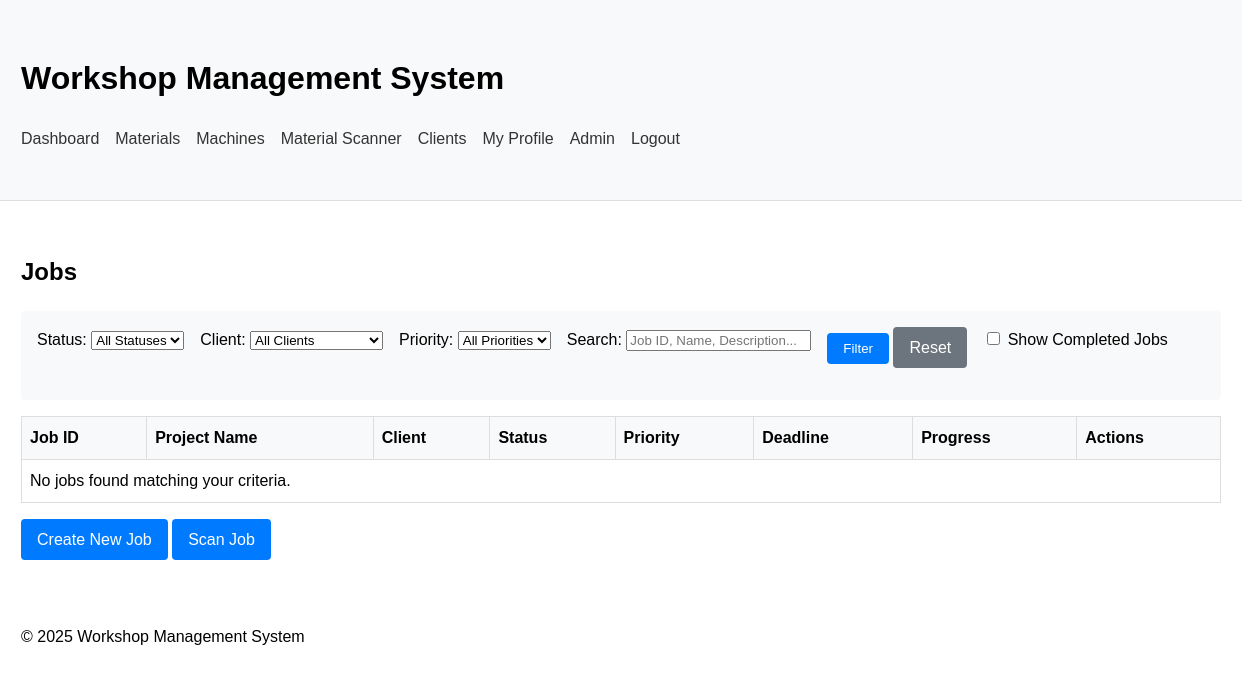
/jobs/ (signed in), run on an earlier commit of the app's database.
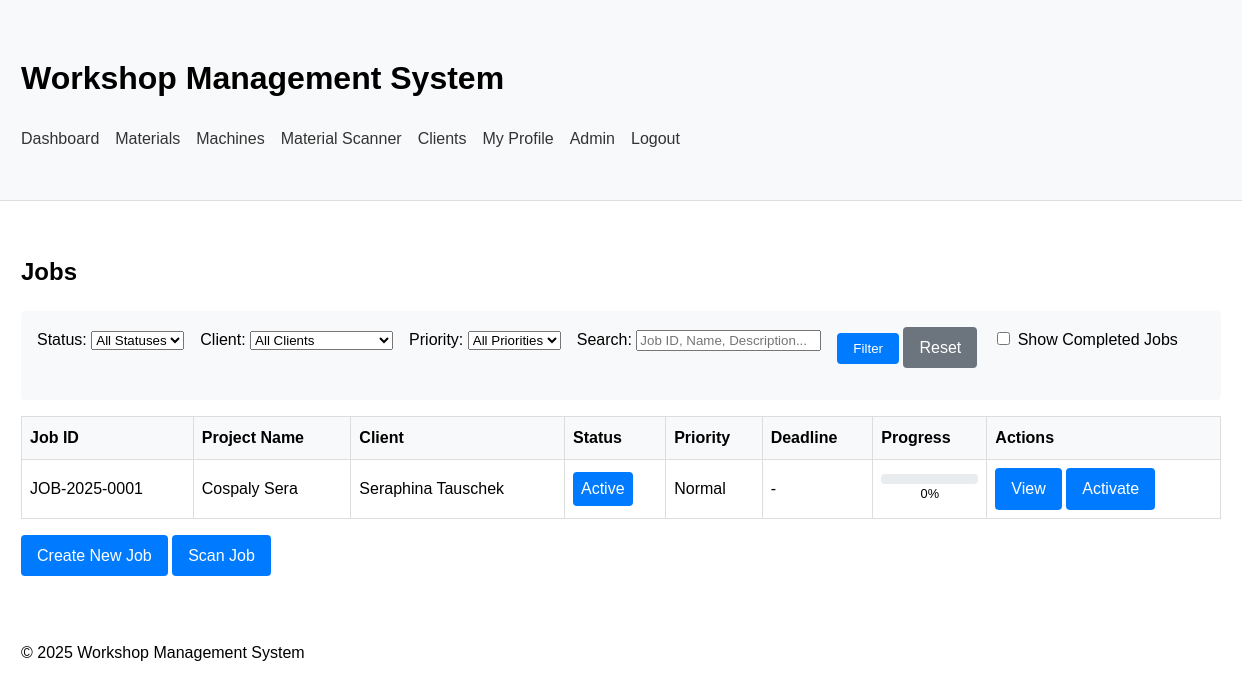
And on a later commit of the database.
### workshop_app/models/job.py (models this page shows, shortened)
class Job(models.Model):
    job_id = models.CharField(max_length=15, unique=True)
    project_name = models.CharField(max_length=100)
    client = models.ForeignKey(Client, on_delete=models.CASCADE, related_name='jobs', null=True, blank=True)
    contact_person = models.ForeignKey(ContactPerson, on_delete=models.SET_NULL, null=True, blank=True)
    description = models.TextField(blank=True)
    created_date = models.DateTimeField(default=timezone.now)
    created_by = models.ForeignKey(User, on_delete=models.SET_NULL, null=True, related_name='created_jobs')
    status = models.ForeignKey(JobStatus, on_delete=models.PROTECT, related_name='jobs', default=get_default_status)
    percent_complete = models.IntegerField(default=0, help_text="0-100")
    PRIORITY_CHOICES = [
        ('low', 'Low'),
        ('normal', 'Normal'),
        ('high', 'High'),
        ('urgent', 'Urgent')
    ]
    priority = models.CharField(max_length=10, choices=PRIORITY_CHOICES, default='normal')
    start_date = models.DateField(null=True, blank=True)
    end_date = models.DateField(null=True, blank=True)
    deadline = models.DateField(null=True, blank=True)
    expected_completion = models.DateField(null=True, blank=True)
    is_personal = models.BooleanField(default=False, help_text="Personal job for an operator")
    is_general = models.BooleanField(default=False, help_text="General workshop job")
    owner = models.ForeignKey(User, on_delete=models.CASCADE, null=True, blank=True,
                              related_name='personal_jobs', help_text="Owner for personal jobs")
    qr_code = models.ImageField(upload_to='qr_codes/jobs/', blank=True)
    class Meta:
        ordering = ['-created_date']

class JobStatus(models.Model):
    name = models.CharField(max_length=50, unique=True)
    description = models.TextField(blank=True)
    color_code = models.CharField(max_length=7, default="#cccccc", help_text="Hex color code like #ff0000")
    order = models.IntegerField(default=0, help_text="Order for display")
    class Meta:
        ordering = ['order', 'name']
        verbose_name_plural = "Job Statuses"

### workshop_app/models/client.py (models this page shows, shortened)
class Client(models.Model):
    CLIENT_TYPES = [
        ('company', 'Company'),
        ('individual', 'Individual'),
    ]
    STATUS_CHOICES = [
        ('active', 'Active'),
        ('inactive', 'Inactive'),
        ('prospect', 'Prospect'),
        ('former', 'Former'),
    ]
    client_id = models.CharField(max_length=20, unique=True, help_text="Unique client identifier")
    name = models.CharField(max_length=100, help_text="Company or individual name")
    type = models.CharField(max_length=10, choices=CLIENT_TYPES, default='company')
    industry = models.CharField(max_length=100, blank=True, help_text="Category of client's business")
    reference_source = models.CharField(max_length=100, blank=True, help_text="How the client found us")
    notes = models.TextField(blank=True, help_text="General notes about the client")
    status = models.CharField(max_length=10, choices=STATUS_CHOICES, default='active')
    created_date = models.DateTimeField(default=timezone.now)
    last_updated = models.DateTimeField(auto_now=True)
    primary_email = models.EmailField(blank=True)
    secondary_email = models.EmailField(blank=True)
    phone_number = models.CharField(max_length=20, blank=True)
    mobile_number = models.CharField(max_length=20, blank=True)
    website = models.URLField(blank=True)
    social_media = models.TextField(blank=True, help_text="Links to client's social profiles")
    street_address = models.CharField(max_length=100, blank=True)
    address_line_2 = models.CharField(max_length=100, blank=True)
    city = models.CharField(max_length=100, blank=True)
    state_province = models.CharField(max_length=100, blank=True)
    postal_code = models.CharField(max_length=20, blank=True)
    country = models.CharField(max_length=100, blank=True)
    tax_id = models.CharField(max_length=50, blank=True, help_text="Tax ID / VAT Number")
    payment_terms = models.CharField(max_length=50, blank=True, help_text="Net 30, COD, etc.")
    currency = models.CharField(max_length=10, blank=True, default="CHF")
    discount_rate = models.DecimalField(max_digits=5, decimal_places=2, null=True, blank=True)
    credit_limit = models.DecimalField(max_digits=10, decimal_places=2, null=True, blank=True)
    account_status = models.CharField(max_length=50, blank=True, help_text="Good Standing, Credit Hold, etc.")

### workshop_app/views/job_views.py (the view, shortened to what this page needs)
# urls.py: path('jobs/', job_list, name='job_list'),
@login_required
def job_list(request):
    status_filter = request.GET.get('status', '')
    client_filter = request.GET.get('client', '')
    priority_filter = request.GET.get('priority', '')
    search_query = request.GET.get('search', '')
    show_completed = request.GET.get('show_completed', 'false') == 'true'
    jobs = Job.objects.filter(is_personal=False)
    if status_filter:
        jobs = jobs.filter(status__name=status_filter)
    if client_filter:
        jobs = jobs.filter(client_id=client_filter)
    if priority_filter:
        jobs = jobs.filter(priority=priority_filter)
    if not show_completed:
        completed_statuses = JobStatus.objects.filter(
            name__in=['Completed', 'Complete', 'Finished', 'Done']
        ).values_list('id', flat=True)
        jobs = jobs.exclude(status__in=completed_statuses)
    statuses = JobStatus.objects.all().order_by('order', 'name')
    clients = Client.objects.filter(status='active').order_by('name')
    try:
        staff_settings = StaffSettings.objects.get(user=request.user)
        active_job = staff_settings.active_job
    except StaffSettings.DoesNotExist:
        active_job = None
    context = {
        'jobs': jobs,
        'statuses': statuses,
        'clients': clients,
        'priority_choices': Job.PRIORITY_CHOICES,
        'selected_status': status_filter,
        'selected_client': client_filter,
        'selected_priority': priority_filter,
        'search_query': search_query,
        'show_completed': show_completed,
        'active_job': active_job,
    }
    return render(request, 'workshop_app/jobs/list.html', context)

### workshop_app/templates/workshop_app/jobs/list.html (shortened to what the changed rows need)
{% extends 'workshop_app/base.html' %}
{% block content %}
    <h2>Jobs</h2>
    <table>
        <thead>
            <tr>
                <th>Job ID</th>
                <th>Project Name</th>
                <th>Client</th>
                <th>Status</th>
                <th>Priority</th>
                <th>Deadline</th>
                <th>Progress</th>
                <th>Actions</th>
            </tr>
        </thead>
        <tbody>
            {% for job in jobs %}
                <tr>
                    <td>{{ job.job_id }}</td>
                    <td>{{ job.project_name }}</td>
                    <td>{{ job.client.name|default:"No client" }}</td>
                    <td>
                        <span style="
                            display: inline-block;
                            padding: 0.25rem 0.5rem;
                            border-radius: 4px;
                            background-color: {{ job.status.color_code|default:'#cccccc' }};
                            color: {% if job.status.color_code == '#ffffff' %}#333333{% else %}#ffffff{% endif %};
                        ">
                            {{ job.status.name }}
                        </span>
                    </td>
                    <td>{{ job.get_priority_display }}</td>
                    <td>{{ job.deadline|date:"Y-m-d"|default:"-" }}</td>
                    <td>
                        <div style="width: 100%; background-color: #e9ecef; border-radius: 4px; height: 10px;">
                        </div>
                        <div style="font-size: 0.8rem; text-align: center;">{{ job.percent_complete }}%</div>
                    </td>
                    <td>
                        <a href="{% url 'workshop_app:job_detail' job.job_id %}" class="btn">View</a>
                        {% if active_job != job %}
                            <a href="{% url 'workshop_app:job_activate' job.job_id %}" class="btn">Activate</a>
                        {% else %}
                            <span class="btn" style="background-color: #6c757d; cursor: default;">Active</span>
                        {% endif %}
                    </td>
                </tr>
            {% empty %}
                <tr>
                    <td colspan="8">No jobs found matching your criteria.</td>
                </tr>
            {% endfor %}
        </tbody>
    </table>
{% endblock %}

What changed in the data, as far as the page shows it:
added Job: job_id "JOB-2025-0001", project_name "Cospaly Sera", client.name "Seraphina Tauschek", status.name "Active", priority "Normal", deadline "-", percent_complete "0", shows "Activate"
Also different on the page:
text no longer shown: "No jobs found matching your criteria."
